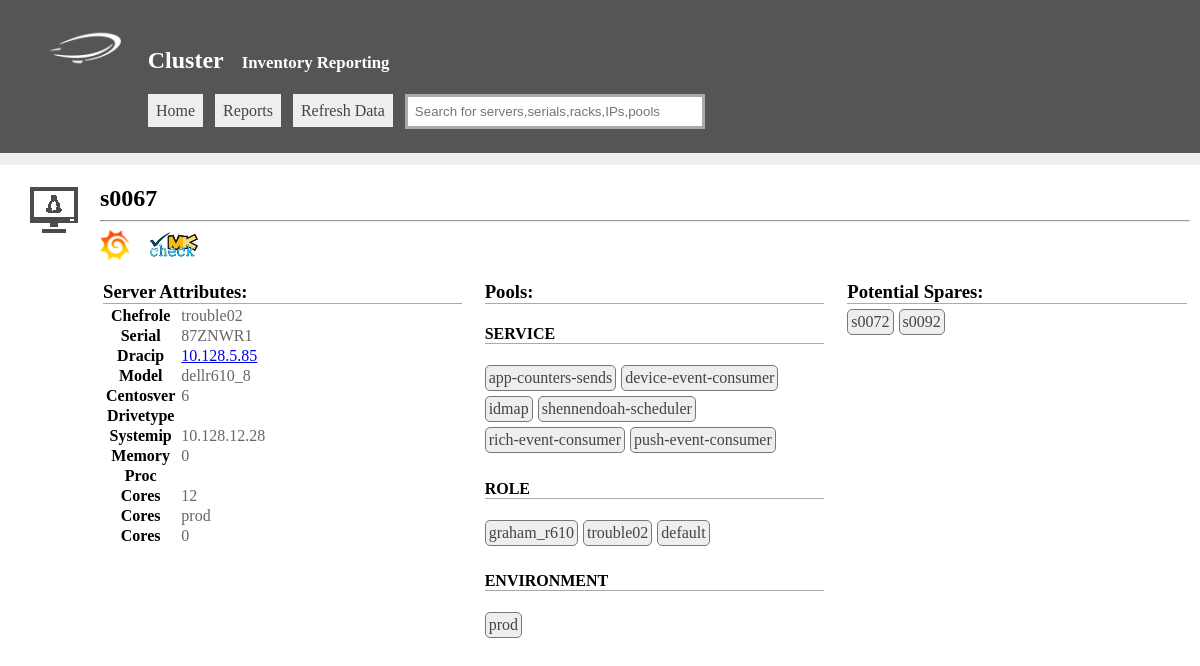
/view.php?type=server&id=3152, run on the app's committed database.
### tables this page shows
CREATE TABLE 'server' ('id'  INTEGER PRIMARY KEY,'name'  TEXT,'chef_role'  TEXT,'serial'  TEXT,'dracip'  TEXT,'model'  TEXT,'aws_ami'  TEXT,'centosver'  TEXT,'drivetype'  TEXT,'drivecount'  INTEGER,'aws_instance_id'  TEXT,'systemip'  TEXT,'memory'  INTEGER,'proc'  TEXT,'cores'  INTEGER,'cpus'  INTEGER,'env'  TEXT,'tengb'  BOOL,'raid'  TEXT);

CREATE TABLE 'pool' ('id'  INTEGER PRIMARY KEY,'name'  TEXT,'type'  TEXT);

### connectors.php (called while the page is built, shortened)
<?php
class sqlite
{
	function __construct($config){
		$this->config=$config;
	}
	public function search($q){
		$ret=array();
		$hdl=new SQLite3($this->config['filename']);
		$result = $hdl->query($q);
		if($result) {
			while ($row = @$result->fetchArray(SQLITE3_ASSOC)) {
				$ret[] = $row;
			}
		}
		return $ret;
	}
}

### config.php (called while the page is built, shortened)
<?php
$displayoptions['server']['name']=array('disp'=>'Name',    'tab'=>'server',    'col'=>'name');
$displayoptions['server']['Serial']=array('disp'=>'Serial',    'tab'=>'server',    'col'=>'serial');
$displayoptions['server']['Model']=array('disp'=>'Model',      'tab'=>'server',    'col'=>'model');
$displayoptions['server']['Chefrole']=array('disp'=>'Chefrole',      'tab'=>'server',    'col'=>'chef_role');
$displayoptions['server']['Dracip']=array('disp'=>'Dracip',      'tab'=>'server',    'col'=>'dracip');
$displayoptions['server']['Systemip']=array('disp'=>'Systemip',      'tab'=>'server',    'col'=>'systemip');
$displayoptions['server']['Centosver']=array('disp'=>'Centosver ',      'tab'=>'server',    'col'=>'centosver');
$displayoptions['server']['Drivetype']=array('disp'=>'Drivetype',      'tab'=>'server',    'col'=>'drivetype');
$displayoptions['server']['Drivecount']=array('disp'=>'Drivecount',      'tab'=>'server',    'col'=>'drivecount');
$displayoptions['server']['Memory']=array('disp'=>'Memory',      'tab'=>'server',    'col'=>'memory');
$displayoptions['server']['Proc']=array('disp'=>'Proc',      'tab'=>'server',    'col'=>'proc');
$displayoptions['server']['Cores']=array('disp'=>'Cores',      'tab'=>'server',    'col'=>'cores');
$displayoptions['server']['Type']=array('disp'=>'Type',      'tab'=>'s2',    'col'=>'servertype');
$displayoptions['server']['Rack']=array('disp'=>'Rack',      'tab'=>'rack',    'col'=>'name');
$displayoptions['server']['Raid']=array('disp'=>'Raid',      'tab'=>'server',    'col'=>'raid');

### templates/server.php (the view, shortened to what this page needs)
<?php
$serverinfo=$sqlite->search("select *,(case when server.name like 's%' then 'physical' when server.name like 'e%' then 'aws' else 'unknown' end) AS servertype from server where id='$id'");
$serverinfo=$serverinfo[0];
$serverpools=$sqlite->search("select distinct pool.name,pool.id,pool.type from poolservermap left join pool on poolservermap.poolid = pool.id where poolservermap.serverid = $id");
if($serverinfo){
    echo "<img src='./images/icons/linux.png' style='opacity:.7;float:left;margin-right:15px'/>";
    echo "<div style='padding-left:70px'>";
    echo "<h2>".$serverinfo['name']."</h2><hr>";
    $to=(time()*1000);
    $from=($to - 60*60*3000);
    echo "<a style='text-decoration:none' target='_blank' href='https://grafana.prod.urbanairship.com/dashboard/db/server-overview?from=$from&to=$to&var-server=".$serverinfo['name']."'>
    <img style='vertical-align:middle;height:30px' src='./images/grafanalogo.png' /></a>&nbsp;&nbsp;&nbsp;&nbsp;";
    echo "<a style='text-decoration:none' target='_blank' href='https://monitoring.prod.urbanairship.com/check_mk/view.py?view_name=host&host=".$serverinfo['name']."'>
    <img style='vertical-align:middle;height:30px' src='./images/checkmklogo.png' /></a><br /><br />";
    echo "<table><tr><td style='width:30%;'>";
    echo "<h3 style='border-bottom:1px solid #aaa;margin:0px'>Server Attributes:</h3>";
    echo "<table class='stats'>";
    if($serverinfo['servertype']=='aws'){
        $fields=array('aws_instance_id','aws_ami');
    }else {
        $fields = array('serial','model','dracip','drivetype','drivercount','memory','proc','cores','tengb');
    }
    $common=array('systemip','chef_role','centosver','env');
    $fields=array_merge($fields,$common);
    foreach($serverinfo as $k=>$server){
        if(in_array($k,$fields)) {
            $displayoptions['server']['name']=array('disp'=>'Name',    'tab'=>'server',    'col'=>'name');
            foreach($displayoptions['server'] as $option){
                if($option['col']==$k){
                    $disp=$option['disp'];
                }
            }
            if($k=='dracip'){
                $server="<a target='_blank' href='https://$server'>$server</a>";
            }
            echo "<tr><th>".$disp."</th><td>" . $server . "</td></tr>";
        }
    }
    echo "</table>";
    echo "</td><td style='width:30%;padding-left:20px;'>";
    if($serverpools){
        echo "<h3 style='border-bottom:1px solid #aaa;margin:0px'>Pools:</h3>";
        foreach($serverpools as $pool){
            $mypools[$pool['type']][]=$pool;
        }
        foreach($mypools as $cat=>$pools){
            echo "<h4 style='border-bottom:1px solid #aaa'>".strtoupper(str_replace("_pool","",$cat))."</h4>";
            foreach($pools as $pool){
                echo "<a href='./view.php?type=pool&id=".$pool['id']."' class='floatbox'>".$pool['name']."</a>";
            }
        }
    }
    if($serverinfo['servertype']=='physical'){
        echo "</td><td style='width:30%;padding-left:20px;'>";
        echo "<h3 style='border-bottom:1px solid #aaa;margin:0px;margin-bottom:5px'>Potential Spares:</h3>";
        $spareq="select * from server where
                    drivecount = '".$serverinfo['drivecount']."'  and
                    model = '".$serverinfo['model']."' and
                    env != 'prod' and env != 'stag'
                    and memory >= '".$serverinfo['memory']."'
                    and cores = '".$serverinfo['cores']."'
                    and proc = '".$serverinfo['proc']."'
                    and drivecount = '".$serverinfo['drivecount']."'
         ";
        $spareresults=$sqlite->search($spareq);
        if($spareresults){
            foreach($spareresults as $server){
                echo "<a target='_blank' href='./view.php?type=server&id=".$server['id']."' class='floatbox'>".$server['name']."</a>";
            }
        }else{
            echo "No spares found";
        }
    }
    echo "</td></tr></table>";
    echo "</div>";
}

### mainstyle.css (style rules this page uses)
body { padding:0xp;margin:0px; }
#viewbox h2 { margin:0px }
.floatbox { display:inline-block;padding:3px;border:1px solid #777; border-radius:5px;background:#eee;color:#444;text-decoration:none;background:#eee;margin-right:5px;margin-bottom:5px; }
table.stats { border:2px solid #fff;padding:3px;border-collapse: collapse }
table.stats td { padding-left:5px;color:#666 }
td { vertical-align:top }

### data on the page
server: name "s0067", chef_role "trouble02", serial "87ZNWR1", dracip "10.128.5.85", model "dellr610_8", centosver "6", systemip "10.128.12.28", memory "0", cores "12", env "prod", tengb "0"
pool: name "app-counters-sends"
pool: name "device-event-consumer"
pool: name "idmap"
pool: name "shennendoah-scheduler"
pool: name "rich-event-consumer"
pool: name "push-event-consumer"
pool: name "graham_r610"
pool: name "trouble02"
pool: name "default"
pool: name "prod"
server: name "s0072"
server: name "s0092"

### other printed values
$mastertitle "Cluster"
$tagline "Inventory Reporting"
$disp "Chefrole"
$disp "Serial"
$disp "Dracip"
$disp "Model"
$disp "Centosver"
$disp "Drivetype"
$disp "Systemip"
$disp "Memory"
$disp "Proc"
$disp "Cores"
str_replace("_pool","",$cat) "SERVICE"
str_replace("_pool","",$cat) "ROLE"
str_replace("_pool","",$cat) "ENVIRONMENT"
